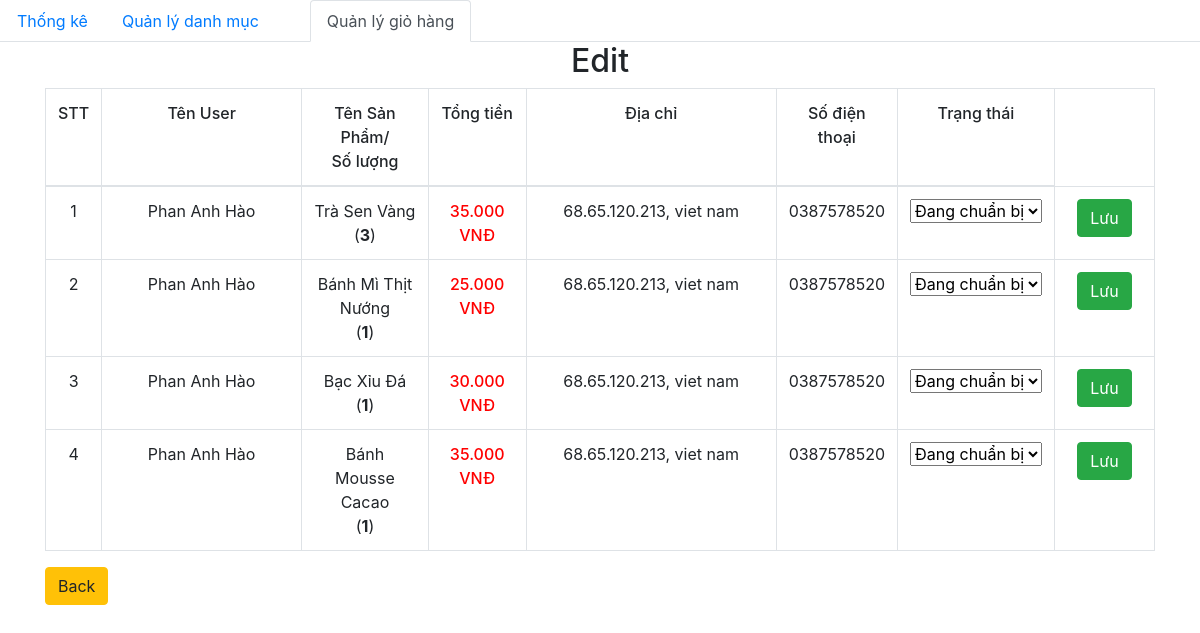
The page /admin/edit.php?order_id=143 on the database its author committed.
### tables this page shows
CREATE TABLE `order_details` (
  `id` int(11) NOT NULL,
  `order_id` int(11) NOT NULL,
  `product_id` int(11) NOT NULL,
  `id_user` int(11) NOT NULL,
  `num` int(11) NOT NULL,
  `price` float NOT NULL,
  `status` varchar(255) NOT NULL
);

CREATE TABLE `orders` (
  `id` int(11) NOT NULL,
  `fullname` varchar(100) NOT NULL,
  `phone_number` varchar(20) NOT NULL,
  `email` varchar(150) NOT NULL,
  `address` varchar(200) NOT NULL,
  `note` varchar(255) DEFAULT NULL,
  `order_date` datetime DEFAULT NULL
);

CREATE TABLE `product` (
  `id` int(11) NOT NULL,
  `title` varchar(200) NOT NULL,
  `price` float NOT NULL,
  `number` float NOT NULL,
  `thumbnail` varchar(500) NOT NULL,
  `content` longtext NOT NULL,
  `id_category` int(11) NOT NULL,
  `created_at` datetime DEFAULT NULL,
  `updated_at` datetime DEFAULT NULL
);

### admin/database/dbhelper.php (called while the page is built, shortened)
<?php
function executeResult($sql)
{
	$con = mysqli_connect(HOST, USERNAME, PASSWORD, DATABASE);
	$result = mysqli_query($con, $sql);
	$data   = [];
	while ($row = mysqli_fetch_array($result, 1)) {
		$data[] = $row;
	}
	return $data;
}

### admin/edit.php (the view, shortened to what this page needs)
<?php
require_once('database/dbhelper.php');
?>
<!DOCTYPE html>
<html>
<head>
    <link rel="stylesheet" href="https://maxcdn.bootstrapcdn.com/bootstrap/4.4.1/css/bootstrap.min.css">
    <link href="https://cdn.jsdelivr.net/npm/summernote@0.8.18/dist/summernote.min.css" rel="stylesheet">
</head>
<body>
    <ul class="nav nav-tabs">
        <li class="nav-item">
            <a class="nav-link" href="category/index.php">Thống kê</a>
        </li>
        <li class="nav-item">
            <a class="nav-link" href="category/index.php">Quản lý danh mục</a>
        </li>
        <li class="nav-item">
            <a class="nav-link" href="product/"></a>
        </li>
        <li class="nav-item ">
            <a class="nav-link active" href="dashboard.php">Quản lý giỏ hàng</a>
        </li>
    </ul>
    <div class="container">
        <div class="panel panel-primary">
            <div class="panel-heading">
                <h2 class="text-center">Edit</h2>
            </div>
            <div class="panel-body">
                <form action="" method="POST">
                    <table class="table table-bordered table-hover">
                        <thead>
                            <tr style="font-weight: 500;text-align: center;">
                                <td width="50px">STT</td>
                                <td width="200px">Tên User</td>
                                <td>Tên Sản Phẩm/<br>Số lượng</td>
                                <td>Tổng tiền</td>
                                <td width="250px">Địa chỉ</td>
                                <td>Số điện thoại</td>
                                <td>Trạng thái</td>
                            </tr>
                        </thead>
                        <tbody>
                            <?php
                            try {
                                if (isset($_GET['order_id'])) {
                                    $order_id = $_GET['order_id'];
                                }
                                $count = 0;
                                $sql = "SELECT * from orders, order_details, product
                                where order_details.order_id=orders.id and product.id=order_details.product_id and order_id=$order_id";
                                $order_details_List = executeResult($sql);
                                foreach ($order_details_List as $item) {
                                    echo '
                                        <tr style="text-align: center;">
                                            <td width="50px">' . (++$count) . '</td>
                                            <td style="text-align:center">' . $item['fullname'] . '</td>
                                            <td>' . $item['title'] . '<br>(<strong>' . $item['num'] . '</strong>)</td>
                                            <td class="b-500 red">' . number_format($item['price'], 0, ',', '.') . '<span> VNĐ</span></td>
                                            <td width="100px">' . $item['address'] . '</td>
                                            <td width="100px">' . $item['phone_number'] . '</td>
                                            <td>
                                                <select name="status" id="status" onchange="status(' . $item['order_id'] . ')">
                                                    <option value="Đang chuẩn bị">Đang chuẩn bị</option>
                                                    <option value="Đang giao">Đang giao</option>
                                                    <option value="Đã nhận hàng">Đã nhận hàng</option>
                                                    <option value="Đã hủy">Đã hủy</option>
                                                </select>
                                            </td>
                                            <td width="100px">
                                                <button class="btn btn-success">Lưu</button>
                                            </td>
                                        </tr>
                                    ';
                                }
                            } catch (Exception $e) {
                                die("Lỗi thực thi sql: " . $e->getMessage());
                            }
                            ?>
                        </tbody>
                    </table>
                    <a href="dashboard.php" class="btn btn-warning">Back</a>
                </form>
            </div>
        </div>
    </div>
</body>
</html>

### admin/edit.php (style rules this page uses)
.b-500 { font-weight: 500; }
.red { color: red; }

### rows shown on the page
order_details: order.fullname "Phan Anh Hào", product.title "Trà Sen Vàng", num "3", product.price "35.000", order.address "68.65.120.213, viet nam", order.phone_number "0387578520", status "Đang chuẩn bị"
order_details: order.fullname "Phan Anh Hào", product.title "Bánh Mì Thịt Nướng", num "1", product.price "25.000", order.address "68.65.120.213, viet nam", order.phone_number "0387578520", status "Đang chuẩn bị"
order_details: order.fullname "Phan Anh Hào", product.title "Bạc Xỉu Đá", num "1", product.price "30.000", order.address "68.65.120.213, viet nam", order.phone_number "0387578520", status "Đang chuẩn bị"
order_details: order.fullname "Phan Anh Hào", product.title "Bánh Mousse Cacao", num "1", product.price "35.000", order.address "68.65.120.213, viet nam", order.phone_number "0387578520", status "Đang chuẩn bị"
